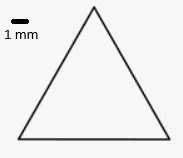
#> input picture robot_LLM_measur_2025/triangle.png, 183 x 158 px
$ python 104_find_vertext.py
#> lines starting #> are read from the running program, lines starting #| are printed output that depends on the picture; after the words box and inside, x2 and y2 are one past the last pixel; in counts of white or black regions, pixels touching at a corner belong together
'''import cv2
import numpy as np

# Load the image
image = cv2.imread('./triangle.png')  # Replace 'triangle.png' with your image file

# Convert to grayscale (if needed)
gray = cv2.cvtColor(image, cv2.COLOR_BGR2GRAY)

# Edge detection
edges = cv2.Canny(gray, 50, 150)  # Adjust parameters (50, 150) as needed
#@cv2.imshow('edge', edges)
#cv2.imshow('gray', gray)
#cv2.waitKey(0)


# Hough Transform for line detection
lines = cv2.HoughLinesP(edges, 1, np.pi/180, threshold=100, minLineLength=50, maxLineGap=20)
#  Adjust parameters as needed to properly detect the lines

# Function to find intersection of two lines
def line_intersection(line1, line2):
    # (Implementation of line intersection calculation using equations of lines)
    # ...
    # Returns the (x, y) intersection point
    pass

# Extract the coordinates from Hough Lines
line_coordinates = []
for line in lines:
    x1, y1, x2, y2 = line[0]
    line_coordinates.append(((x1, y1), (x2, y2)))

#Calculate line equations for each line coordinate

# Calculate intersections between each line to find vertex

# Store vertex as coordinates
vertex_coordinates = []

# Print the coordinates
print("Vertex coordinates:", vertex_coordinates)

# Optionally draw the vertices on the image for visualization
for vertex in vertex_coordinates:
    x, y = vertex
    cv2.circle(image, (x, y), 5, (0, 0, 255), -1)  # Draw red circles at vertices

cv2.imshow('Triangle with Vertices', image)
cv2.waitKey(0)
cv2.destroyAllWindows()
'''
import cv2
import numpy as np

# 이미지 읽기 (삼각형 이미지 사용)
img = cv2.imread('triangle.png')  # 흑백 배경 위에 삼각형이 있는 이미지
#> img is the input picture: shape (158, 183, 3); min 0, max 247, mean 238.4
gray = cv2.cvtColor(img, cv2.COLOR_BGR2GRAY)

# 이진화 처리
_, thresh = cv2.threshold(gray, 127, 255, cv2.THRESH_BINARY)
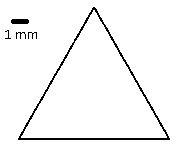
#> thresh: shape (158, 183); 96.4% white; black in thin lines or dots, all inside (x1, y1, x2, y2) = (5, 7, 170, 140)

# 외곽선 찾기
contours, _ = cv2.findContours(thresh, cv2.RETR_EXTERNAL, cv2.CHAIN_APPROX_SIMPLE)
#> contours = [[[0, 0], [0, 157], [182, 157], [182, 0]]]

# 첫 번째 윤곽선 기준으로 근사화
for cnt in contours:
    # 도형 근사화: 정확도는 전체 윤곽 길이의 2%
    epsilon = 0.02 * cv2.arcLength(cnt, True)
    approx = cv2.approxPolyDP(cnt, epsilon, True)

    if len(approx) == 3:
        print("삼각형 꼭짓점 좌표:")
        for point in approx:
            x, y = point[0]
            print(f"({x}, {y})")
            cv2.circle(img, (x, y), 5, (0, 0, 255), -1)
#> this loop made 1 pass
#> (epsilon, approx) on pass 1: (13.56, [[0, 0], [0, 157], [182, 157], [182, 0]])

# 결과 시각화
cv2.imshow("Triangle", img)
cv2.waitKey(0)
cv2.destroyAllWindows()

$ run again, with robot_LLM_measur_2025/many_shape.png copied over robot_LLM_measur_2025/triangle.png
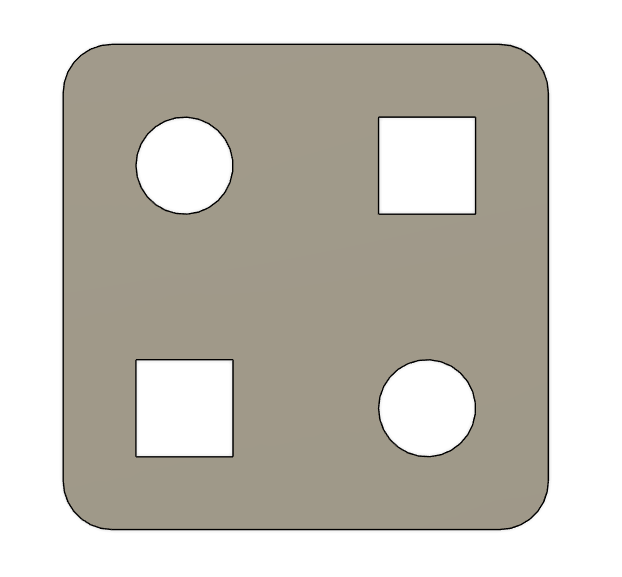
#> input picture robot_LLM_measur_2025/many_shape.png, 622 x 577 px
#> img is the input picture: shape (577, 622, 3); mean B, G, R 186.9, 195.6, 199.3
#> `_, thresh = cv2.threshold(gray, 127, 255, cv2.THRESH_BINARY)`:
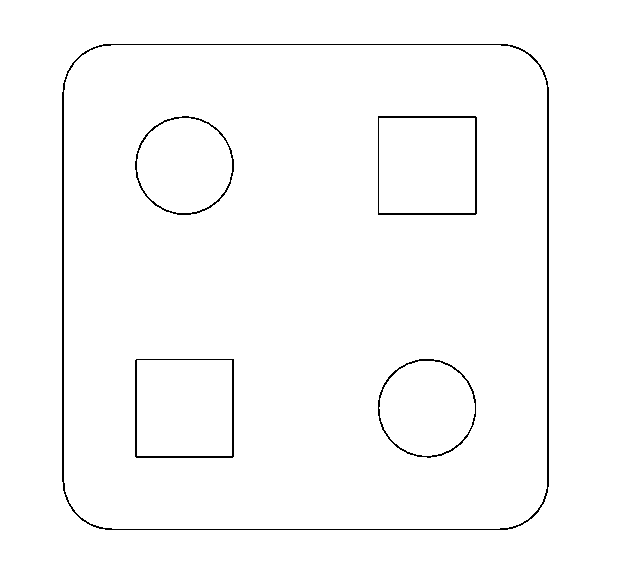
#> thresh: shape (577, 622); 98.5% white; black in thin lines or dots, all inside (x1, y1, x2, y2) = (62, 44, 549, 530)
#> contours = [[[0, 0], [0, 576], [621, 576], [621, 0]]]
#> the loop `for cnt in contours:` made 1 pass
#> (epsilon, approx) on pass 1: (47.88, [[0, 0], [0, 576], [621, 576], [621, 0]])

$ run again, with robot_LLM_measur_2025/many_shape2.png copied over robot_LLM_measur_2025/triangle.png
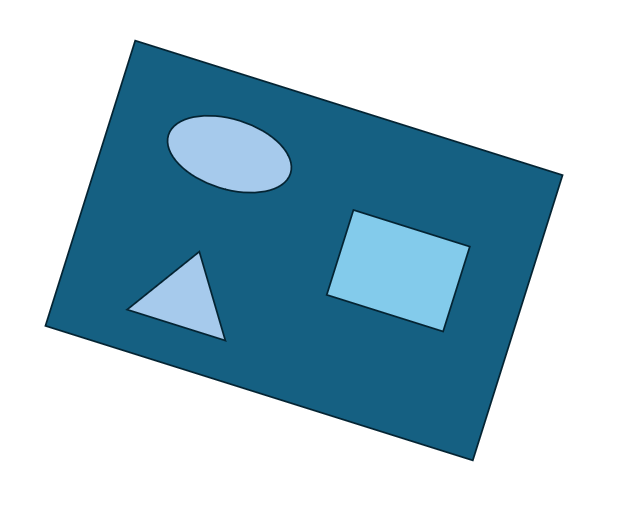
#> input picture robot_LLM_measur_2025/many_shape2.png, 622 x 528 px
#> img is the input picture: shape (528, 622, 3); mean B, G, R 209.2, 195.5, 166.5
#> `gray = cv2.cvtColor(img, cv2.COLOR_BGR2GRAY)`:
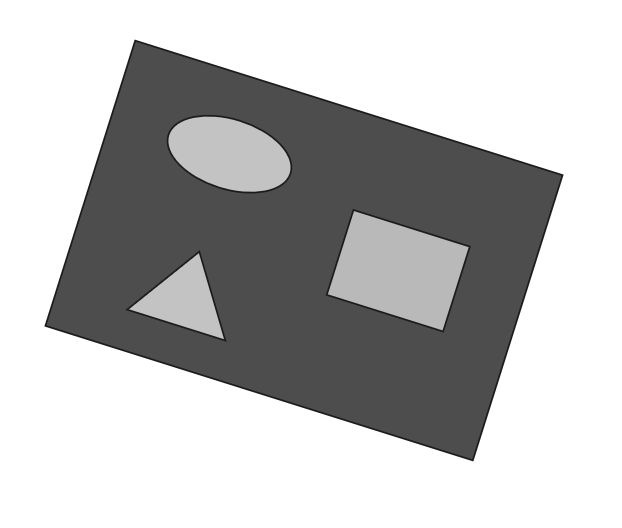
#> gray: shape (528, 622); min 28, max 255, mean 188.2
#> `_, thresh = cv2.threshold(gray, 127, 255, cv2.THRESH_BINARY)`:
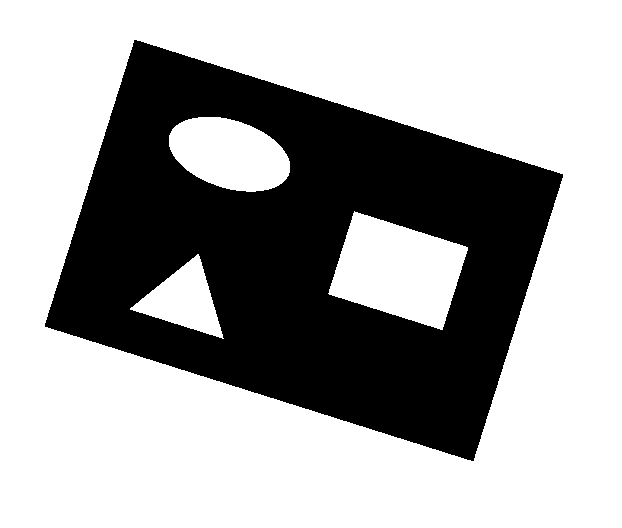
#> thresh: shape (528, 622); 65.2% white; 1 black region, box (x1, y1, x2, y2) and area: (45, 40, 563, 461) 114335
#> contours = [[[0, 0], [0, 527], [621, 527], [621, 0]]]
#> the loop `for cnt in contours:` made 1 pass
#> (epsilon, approx) on pass 1: (45.92, [[0, 0], [0, 527], [621, 527], [621, 0]])
